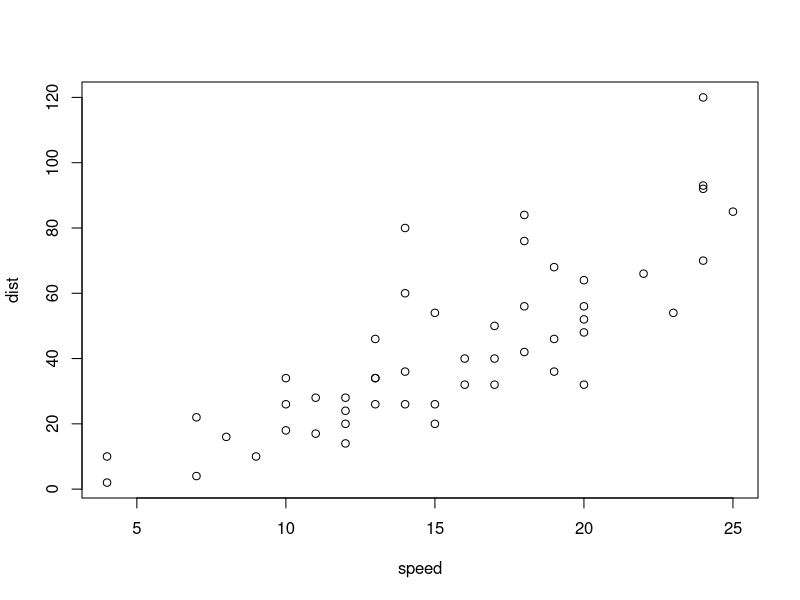
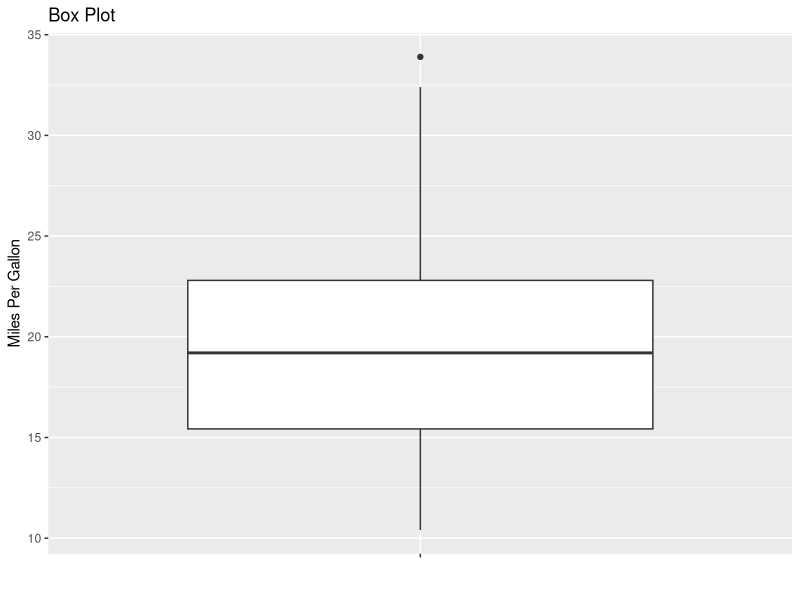
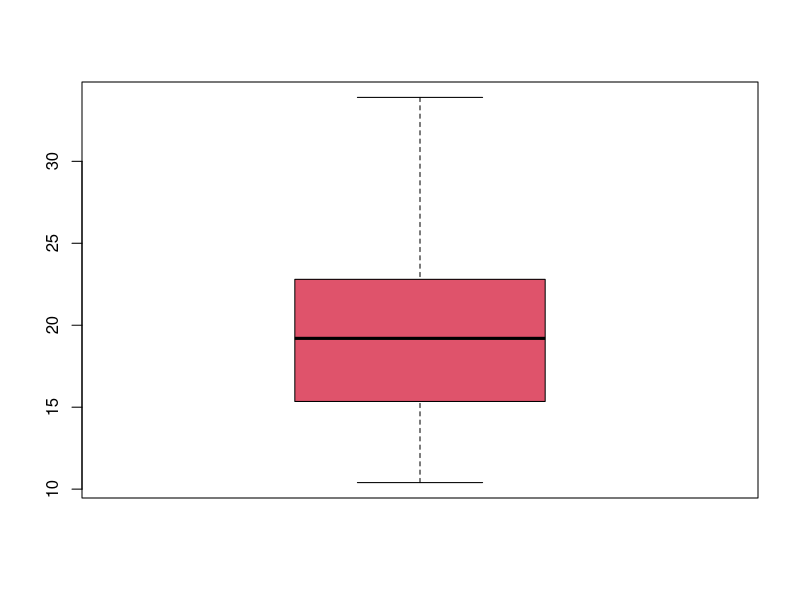
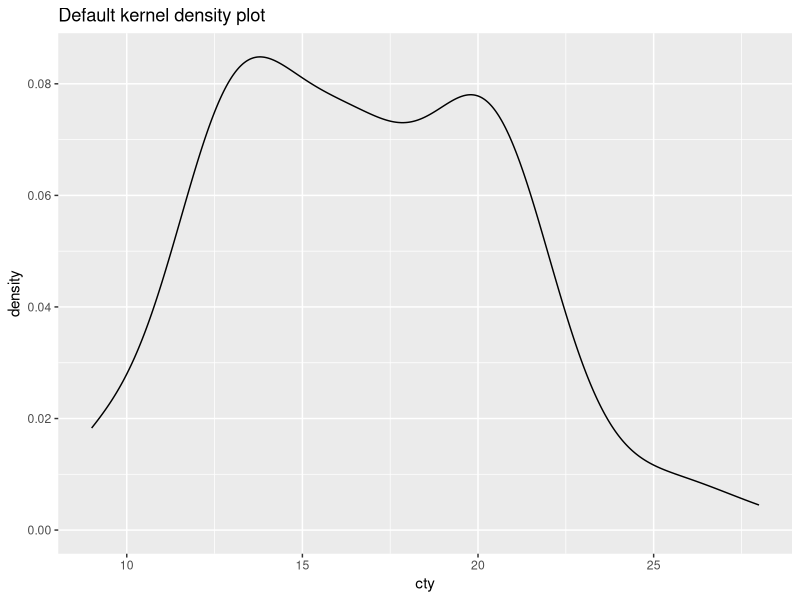
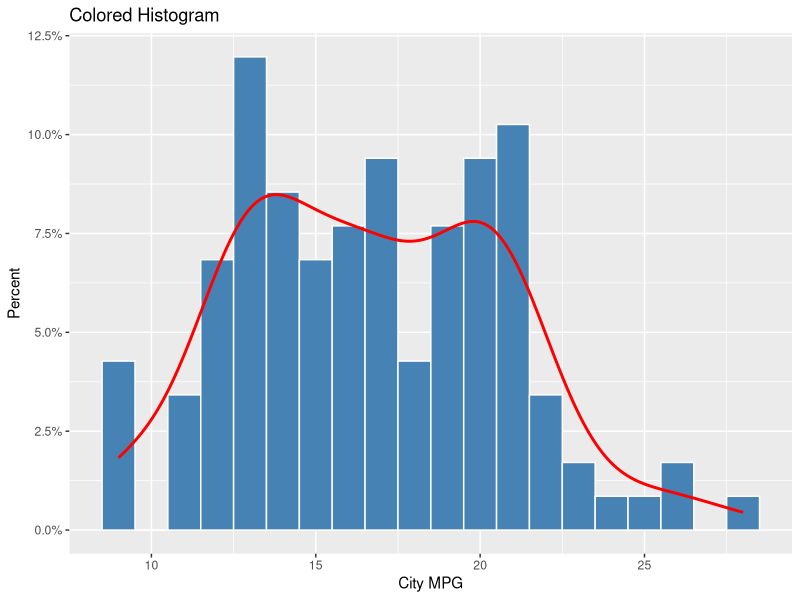

Source code (R) for these figures, in order:
## ---- chunk 1
library(ggplot2)
## ---- chunk 2
plot(cars)
## ---- chunk 3
ggplot(mtcars, aes(x="", y=mpg)) +
  geom_boxplot() +
  labs(y="Miles Per Gallon", x="", title="Box Plot")
## ---- chunk 4
boxplot(mtcars$mpg, col=2, range=0)
## ---- chunk 5
data(mpg)
cars08 <- mpg[mpg$year == 2008, ]
ggplot(cars08, aes(x=cty)) + geom_density() + labs(title = "Default kernel density plot")
## ---- chunk 6
ggplot(cars08, aes(x=cty, y=..density..)) + 
  geom_histogram(bins=20, color="white", fill="steelblue") + 
  scale_y_continuous(labels=scales::percent) +
  geom_density(color="red", size=1) + 
  labs(title = "Colored Histogram") + labs(x="City MPG", y="Percent")
